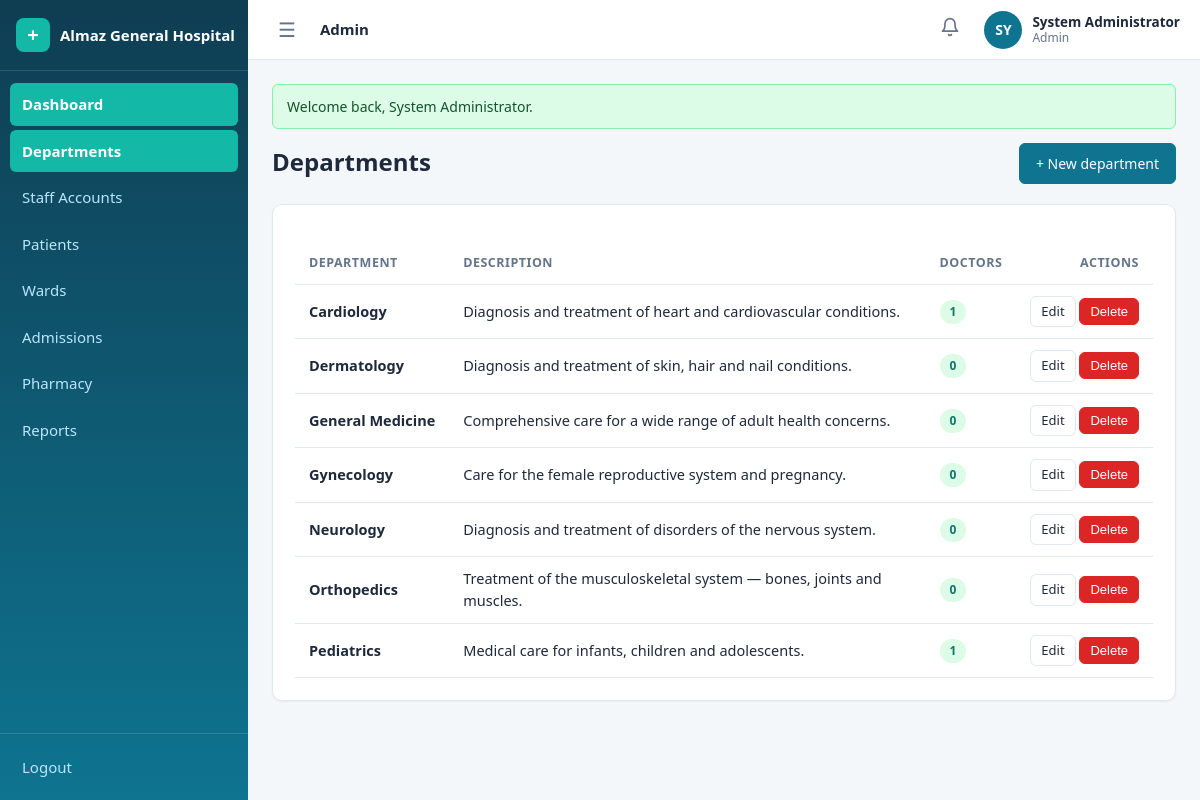
/admin/departments (signed in), run on the app's committed database.
### tables this page shows
CREATE TABLE IF NOT EXISTS departments (
    id          INT UNSIGNED AUTO_INCREMENT PRIMARY KEY,
    name        VARCHAR(100) NOT NULL,
    description TEXT DEFAULT NULL,
    created_at  TIMESTAMP NOT NULL DEFAULT CURRENT_TIMESTAMP,
    UNIQUE KEY uq_departments_name (name)
);

### config/helpers.php (called while the page is built, shortened)
<?php
function e($value): string
{
    return htmlspecialchars((string) $value, ENT_QUOTES, 'UTF-8');
}
function url(string $path = ''): string
{
    return BASE_URL . '/' . ltrim($path, '/');
}
function pull_flashes(): array
{
    $messages = $_SESSION['flash'] ?? [];
    return $messages;
}
function current_user()
{
    return $_SESSION['user'] ?? false;
}
function render_partial(string $view, array $data = []): string
{
    extract($data, EXTR_SKIP);
    require APP_ROOT . '/views/' . $view . '.php';
    return ob_get_clean();
}
function view(string $view, array $data = [], string $layout = 'app'): void
{
    $content = render_partial($view, $data);
    require APP_ROOT . '/views/layouts/' . $layout . '.php';
}

### controllers/DepartmentController.php (called while the page is built, shortened)
<?php
class DepartmentController
{
    public function index(): void
    {
        view('admin/departments/index', [
            'departments' => Department::all(),
        ]);
    }
}

### public/index.php (called while the page is built, shortened)
<?php
require_once __DIR__ . '/../config/config.php';
$method = $_SERVER['REQUEST_METHOD'];
$path   = '/' . trim($_GET['url'] ?? '', '/');
if ($path !== '/') {
    $path = rtrim($path, '/');
}
[$controllerClass, $action, $params] = dispatch($routes, $method, $path);
$controller = new $controllerClass();
call_user_func_array([$controller, $action], [$params]);
function dispatch(array $routes, string $method, string $path): array
{
    foreach ($routes[$method] ?? [] as $pattern => $handler) {
        $params = match_route($pattern, $path);
        if ($params !== null) {
            return [$handler[0], $handler[1], $params];
        }
    }
    exit;
}
function match_route(string $pattern, string $path): ?array
{
    $patternParts = explode('/', trim($pattern, '/'));
    $pathParts    = $path === '/' ? [''] : explode('/', trim($path, '/'));
    if (count($patternParts) !== count($pathParts)) {
        return null;
    }
    $params = [];
    foreach ($patternParts as $i => $segment) {
        if (strlen($segment) > 2 && $segment[0] === '{' && substr($segment, -1) === '}') {
            $key = substr($segment, 1, -1);
            $params[$key] = urldecode($pathParts[$i]);
        } elseif ($segment !== $pathParts[$i]) {
            return null;
        }
    }
    return $params;
}

### config/database.php (called while the page is built, shortened)
<?php
final class Database
{
    private static ?PDO $instance = null;
    public static function getInstance(): PDO
    {
        if (self::$instance === null) {
            $dsn = 'mysql:host=' . DB_HOST . ';port=' . DB_PORT . ';dbname=' . DB_NAME . ';charset=' . DB_CHARSET;
            try {
                self::$instance = new PDO($dsn, DB_USER, DB_PASS, [
                    PDO::ATTR_ERRMODE            => PDO::ERRMODE_EXCEPTION,
                    PDO::ATTR_DEFAULT_FETCH_MODE => PDO::FETCH_ASSOC,
                    PDO::ATTR_EMULATE_PREPARES   => false,
                ]);
            } catch (PDOException $e) {
                die('Database connection failed: ' . e($e->getMessage()));
            }
        }
        return self::$instance;
    }
}

### config/config.php (called while the page is built, shortened)
<?php
require_once APP_ROOT . '/config/database.php';
function db(): PDO
{
    return Database::getInstance();
}
require_once APP_ROOT . '/config/helpers.php';

### models/Department.php (called while the page is built, shortened)
<?php
class Department
{
    public static function all(): array
    {
        $stmt = db()->query(
            'SELECT d.*, (SELECT COUNT(*) FROM doctors x WHERE x.department_id = d.id) AS doctor_count
             FROM departments d
             ORDER BY d.name'
        );
        return $stmt->fetchAll();
    }
}

### views/admin/departments/index.php (the view, shortened to what this page needs)
<div class="row">
    <h1 class="page-title grow">Departments</h1>
    <a class="btn btn-primary" href="<?= url('/admin/departments/create') ?>">+ New department</a>
</div>
<div class="card mt">
    <?php if ($departments): ?>
        <div class="table-wrap">
            <table class="table">
                <thead>
                    <tr>
                        <th>Department</th>
                        <th>Description</th>
                        <th>Doctors</th>
                        <th class="text-right">Actions</th>
                    </tr>
                </thead>
                <tbody>
                    <?php foreach ($departments as $d): ?>
                        <tr>
                            <td><strong><?= e($d['name']) ?></strong></td>
                            <td style="white-space:normal"><?= e($d['description'] ?: '—') ?></td>
                            <td><span class="badge badge-approved"><?= (int) $d['doctor_count'] ?></span></td>
                            <td class="text-right">
                                <a class="btn btn-sm" href="<?= url('/admin/departments/' . (int) $d['id'] . '/edit') ?>">Edit</a>
                                <form method="post" action="<?= url('/admin/departments/' . (int) $d['id'] . '/delete') ?>" data-confirm="Delete department '<?= e($d['name']) ?>'?" style="display:inline">
                                    <button class="btn btn-sm btn-danger" type="submit">Delete</button>
                                </form>
                            </td>
                        </tr>
                    <?php endforeach; ?>
                </tbody>
            </table>
        </div>
    <?php else: ?>
        <p class="empty-state">No departments yet. Create the first one.</p>
    <?php endif; ?>
</div>

### views/layouts/app.php (shortened to what this page needs)
<?php
$user    = current_user();
$role    = (string) ($_SESSION['role'] ?? $user['role']);
$current = '/' . trim($_GET['url'] ?? '', '/');
$isRoot  = ($_GET['url'] ?? '') === '' || trim($_GET['url'] ?? '', '/') === 'index.php';
$current = $isRoot ? '/' . $role : $current;
$nav = [];
switch ($role) {
    case 'admin':
        $nav = [
            'Dashboard'    => '/admin',
            'Departments'  => '/admin/departments',
            'Staff Accounts' => '/admin/staff',
            'Patients'     => '/admin/patients',
            'Wards'        => '/admin/wards',
            'Admissions'   => '/admin/admissions',
            'Pharmacy'     => '/admin/medicines',
            'Reports'      => '/admin/reports',
        ];
        break;
}
function nav_active(string $page, string $current): string
{
    if ($page !== '/' && strpos($current . '/', $page . '/') === 0) return ' active';
    return '';
}
$roleLabel = ucfirst($role);
$initials  = strtoupper(substr(preg_replace('/[^A-Za-z ]/', '', $user['name'] ?? 'U'), 0, 2));
?><!DOCTYPE html>
<html lang="en">
<head>
    <link rel="stylesheet" href="<?= url('assets/css/style.css') ?>">
</head>
<body id="app" class="app">
    <aside class="sidebar" id="sidebar">
        <div class="sidebar-brand">
            <span class="brand-mark">+</span>
            <span class="brand-text"><?= e(APP_NAME) ?></span>
        </div>
        <nav class="sidebar-nav">
            <?php foreach ($nav as $label => $href): ?>
                <a class="nav-link<?= nav_active($href, $current) ?>" href="<?= url($href) ?>"><?= e($label) ?></a>
            <?php endforeach; ?>
        </nav>
        <div class="sidebar-footer">
            <a class="nav-link" href="<?= url('/logout') ?>">Logout</a>
        </div>
    </aside>
    <div class="main">
        <header class="topbar">
            <button class="icon-btn" id="sidebarToggle" aria-label="Toggle navigation">&#9776;</button>
            <div class="topbar-title"><?= e($roleLabel) ?></div>
<div class="topbar-user">
                    <div class="bell" id="bell">
                        <button class="icon-btn" id="bellToggle" aria-label="Notifications" type="button">
                            <svg width="20" height="20" viewBox="0 0 24 24" fill="none" stroke="currentColor" stroke-width="2" stroke-linecap="round" stroke-linejoin="round"><path d="M18 8A6 6 0 0 0 6 8c0 7-3 9-3 9h18s-3-2-3-9"/><path d="M13.73 21a2 2 0 0 1-3.46 0"/></svg>
                        </button>
                    </div>
                    <span class="avatar" title="<?= e($user['name']) ?>"><?= e($initials) ?></span>
                    <span class="user-meta">
                        <span class="user-name"><?= e($user['name']) ?></span>
                        <span class="user-role"><?= e($roleLabel) ?></span>
                    </span>
                </div>
        </header>
        <main class="content">
            <?php foreach (pull_flashes() as $flash): ?>
                <div class="alert alert-<?= e($flash['type']) ?>"><?= e($flash['message']) ?></div>
            <?php endforeach; ?>
            <?= $content ?>
        </main>
    </div>
</body>
</html>

### data on the page
departments: name "Cardiology", description "Diagnosis and treatment of heart and cardiovascular conditions.", doctor_count "1"
departments: name "Dermatology", description "Diagnosis and treatment of skin, hair and nail conditions.", doctor_count "0"
departments: name "General Medicine", description "Comprehensive care for a wide range of adult health concerns.", doctor_count "0"
departments: name "Gynecology", description "Care for the female reproductive system and pregnancy.", doctor_count "0"
departments: name "Neurology", description "Diagnosis and treatment of disorders of the nervous system.", doctor_count "0"
departments: name "Orthopedics", description "Treatment of the musculoskeletal system — bones, joints and muscles.", doctor_count "0"
departments: name "Pediatrics", description "Medical care for infants, children and adolescents.", doctor_count "1"

### other printed values
APP_NAME "Almaz General Hospital"
$label "Dashboard"
$label "Departments"
$label "Staff Accounts"
$label "Patients"
$label "Wards"
$label "Admissions"
$label "Pharmacy"
$label "Reports"
$roleLabel "Admin"
$initials "SY"
$user['name'] "System Administrator"
$flash['message'] "Welcome back, System Administrator."
